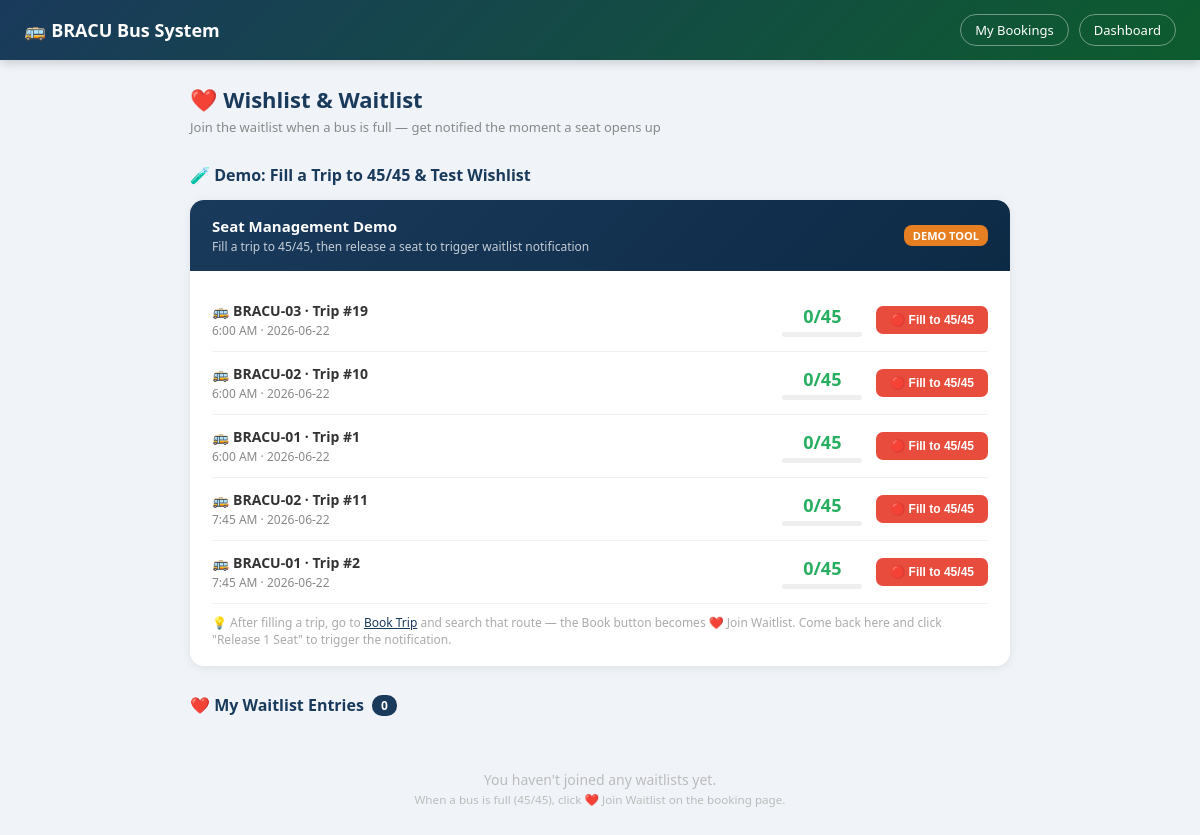
Page /bracu_bus/wishlist.php (signed in) on the committed database.
### tables this page shows
CREATE TABLE Trip (
    Trip_ID INT AUTO_INCREMENT PRIMARY KEY,
    Arrived_Time TIME,
    Departure_Time TIME NOT NULL,
    Status ENUM('Scheduled','Running','Completed','Cancelled') DEFAULT 'Scheduled',
    Bus_ID INT,
    Date DATE NOT NULL,
    FOREIGN KEY (Bus_ID) REFERENCES Bus(Bus_ID)
);

CREATE TABLE Bus (
    Bus_ID INT AUTO_INCREMENT PRIMARY KEY,
    Bus_Num VARCHAR(20) NOT NULL,
    Total_Seat INT NOT NULL,
    R_Flag TINYINT(1) DEFAULT 0,    
    E_Flag TINYINT(1) DEFAULT 0,    
    Route_ID INT,
    FOREIGN KEY (Route_ID) REFERENCES Route(Route_ID)
);

### bracu_bus/wishlist.php (the view, shortened to what this page needs)
<?php
$conn = getDB();
$pid  = $_SESSION['passenger_id'];
$conn->query(
    "CREATE TABLE IF NOT EXISTS seat_notification (
        P_ID INT, Trip_ID INT, notified_at DATETIME,
        PRIMARY KEY (P_ID, Trip_ID),
        FOREIGN KEY (P_ID) REFERENCES Passenger(id),
        FOREIGN KEY (Trip_ID) REFERENCES Trip(Trip_ID)
    )"
);
$wq = $conn->prepare(
    "SELECT hw.Trip_ID, hw.created_at, hw.Wishlist_ID,
            t.Departure_Time, t.Arrived_Time, t.Status as trip_status, t.Date,
            b.Bus_Num, r.Covered_Area, b.Total_Seat,
            COALESCE(SUM(bk.Booked_Seat),0) as booked_seats
     FROM has_wishlist hw
     JOIN Trip t ON hw.Trip_ID = t.Trip_ID
     JOIN Bus b ON t.Bus_ID = b.Bus_ID
     JOIN Route r ON b.Route_ID = r.Route_ID
     LEFT JOIN Booking bk ON bk.Trip_ID = t.Trip_ID
         AND bk.Booking_ID NOT IN (SELECT Booking_ID FROM Cancel)
     WHERE hw.P_ID = ?
     GROUP BY hw.Trip_ID, hw.Wishlist_ID, hw.created_at, t.Departure_Time, t.Arrived_Time,
              t.Status, t.Date, b.Bus_Num, r.Covered_Area, b.Total_Seat
     ORDER BY hw.created_at DESC"
);
$wq->bind_param("i", $pid);
$wq->execute();
$wishlist = $wq->get_result()->fetch_all(MYSQLI_ASSOC);
$tq = $conn->query(
    "SELECT t.Trip_ID, t.Departure_Time, t.Date, bus.Bus_Num, b.Total_Seat,
            COALESCE(SUM(bk.Booked_Seat),0) as booked_seats,
            (b.Total_Seat - COALESCE(SUM(bk.Booked_Seat),0)) as remaining
     FROM Trip t
     JOIN Bus b ON t.Bus_ID = b.Bus_ID
     JOIN Bus bus ON t.Bus_ID = bus.Bus_ID
     LEFT JOIN Booking bk ON bk.Trip_ID = t.Trip_ID
         AND bk.Booking_ID NOT IN (SELECT Booking_ID FROM Cancel)
     WHERE t.Date = CURDATE()
     GROUP BY t.Trip_ID, bus.Bus_Num, b.Total_Seat, t.Departure_Time, t.Date
     ORDER BY t.Departure_Time ASC
     LIMIT 5"
);
$demo_trips = $tq->fetch_all(MYSQLI_ASSOC);
?>
<!DOCTYPE html>
<html lang="en">
<head>
</head>
<body>
<nav>
    <div class="brand">🚌 BRACU Bus System</div>
    <div style="display:flex;gap:10px;">
        <a href="my_bookings.php">My Bookings</a>
        <a href="dashboard.php">Dashboard</a>
    </div>
</nav>
<div class="page">
    <div class="page-title">❤️ Wishlist & Waitlist</div>
    <div class="page-sub">Join the waitlist when a bus is full — get notified the moment a seat opens up</div>
    <?php if ($_SESSION['type'] === 'Faculty'): ?>
    <div class="section-title">🧪 Demo: Fill a Trip to 45/45 &amp; Test Wishlist</div>
    <div class="demo-panel">
        <div class="demo-header">
            <div>
                <h3>Seat Management Demo</h3>
                <p>Fill a trip to 45/45, then release a seat to trigger waitlist notification</p>
            </div>
            <span class="demo-tag">DEMO TOOL</span>
        </div>
        <div class="demo-body">
            <?php foreach ($demo_trips as $dt):
                $rem = (int)$dt['remaining'];
                $tot = (int)$dt['Total_Seat'];
                $bkd = (int)$dt['booked_seats'];
                $pct = $tot > 0 ? round(($bkd/$tot)*100) : 0;
                $is_full = $rem <= 0;
                $bar_color = $is_full ? '#e74c3c' : ($rem <= 5 ? '#e67e22' : '#27ae60');
            ?>
            <div class="trip-demo-row">
                <div class="trip-demo-info">
                    <div class="name">🚌 <?= htmlspecialchars($dt['Bus_Num']) ?> · Trip #<?= $dt['Trip_ID'] ?></div>
                    <div class="time"><?= date('g:i A', strtotime($dt['Departure_Time'])) ?> · <?= $dt['Date'] ?></div>
                </div>
                <div class="seat-indicator">
                    <div class="num <?= $is_full?'seat-full':($rem<=5?'seat-low':'seat-ok') ?>"><?= $bkd ?>/<?= $tot ?></div>
                    <div class="mini-bar"><div class="mini-fill" style="width:<?= $pct ?>%;background:<?= $bar_color ?>"></div></div>
                </div>
                <div class="demo-btns">
                    <form method="POST" style="display:inline">
                        <button type="submit" name="fill_seats" class="btn-fill" <?= $is_full?'disabled':'' ?>>
                            🔴 Fill to <?= $tot ?>/<?= $tot ?>
                        </button>
                    </form>
                </div>
            </div>
            <?php endforeach; ?>
            <p style="font-size:12px;color:#aaa;margin-top:10px;">
                💡 After filling a trip, go to <a href="book_trip.php?direction=home_to_bracu" style="color:#1a3a5c;">Book Trip</a>
                and search that route — the Book button becomes ❤️ Join Waitlist.
                Come back here and click "Release 1 Seat" to trigger the notification.
            </p>
        </div>
    </div>
    <?php endif;  ?>
    <div class="section-title">❤️ My Waitlist Entries <span class="badge"><?= count($wishlist) ?></span></div>
    <?php if (empty($wishlist)): ?>
        <div class="empty">
            You haven't joined any waitlists yet.<br>
            <small>When a bus is full (45/45), click ❤️ Join Waitlist on the booking page.</small>
        </div>
    <?php endif; ?>
</div>
</body>
</html>

### bracu_bus/wishlist.php (style rules this page uses)
* { box-sizing: border-box; margin: 0; padding: 0; }
body { font-family: 'Segoe UI', Arial, sans-serif; background: #f0f4f8; color: #333; }
nav { background: linear-gradient(135deg, #1a3a5c, #0d5c2e); color: white; padding: 0 24px; display: flex; align-items: center; justify-content: space-between; height: 60px; box-shadow: 0 2px 10px rgba(0,0,0,0.2); position: sticky; top: 0; z-index: 100; }
nav .brand { font-size: 18px; font-weight: 700; }
nav a { color: white; text-decoration: none; font-size: 13px; padding: 6px 14px; border: 1px solid rgba(255,255,255,0.4); border-radius: 20px; }
.page { max-width: 860px; margin: 0 auto; padding: 24px 20px; }
.page-title { font-size: 22px; font-weight: 800; color: #1a3a5c; margin-bottom: 4px; }
.page-sub { font-size: 13px; color: #888; margin-bottom: 22px; }
.section-title { font-size: 16px; font-weight: 700; color: #1a3a5c; margin: 28px 0 14px; display: flex; align-items: center; gap: 8px; }
.section-title .badge { background: #1a3a5c; color: white; font-size: 12px; padding: 2px 9px; border-radius: 10px; }
.demo-panel { background: white; border-radius: 14px; box-shadow: 0 2px 10px rgba(0,0,0,0.08); overflow: hidden; margin-bottom: 10px; }
.demo-panel .demo-header { background: linear-gradient(135deg, #1a3a5c, #0d2a45); color: white; padding: 16px 22px; display: flex; align-items: center; justify-content: space-between; }
.demo-panel .demo-header h3 { font-size: 15px; font-weight: 700; }
.demo-panel .demo-header p { font-size: 12px; opacity: 0.75; margin-top: 2px; }
.demo-tag { background: #e67e22; color: white; font-size: 11px; font-weight: 700; padding: 3px 9px; border-radius: 8px; }
.demo-body { padding: 18px 22px; }
.trip-demo-row { display: flex; align-items: center; gap: 14px; padding: 12px 0; border-bottom: 1px solid #f0f0f0; flex-wrap: wrap; }
.trip-demo-info { flex: 1; }
.trip-demo-info .name { font-size: 14px; font-weight: 700; color: #333; }
.trip-demo-info .time { font-size: 12px; color: #888; margin-top: 2px; }
.seat-indicator { text-align: center; min-width: 80px; }
.seat-indicator .num { font-size: 18px; font-weight: 800; }
.seat-ok { color: #27ae60; }
.mini-bar { height: 5px; background: #eee; border-radius: 3px; margin-top: 4px; }
.demo-btns { display: flex; gap: 8px; flex-wrap: wrap; }
.btn-fill { padding: 7px 14px; background: #e74c3c; color: white; border: none; border-radius: 7px; font-size: 12px; font-weight: 700; cursor: pointer; transition: opacity 0.2s; }
.empty { text-align: center; padding: 40px; color: #bbb; font-size: 14px; }

### rows in the picture
trip: Bus_ID.Bus_Num "BRACU-03", Trip_ID "19", Departure_Time "6:00 AM", Date "2026-06-22", bkd "0", Bus_ID.Total_Seat "45"
trip: Bus_ID.Bus_Num "BRACU-02", Trip_ID "10", Departure_Time "6:00 AM", Date "2026-06-22", bkd "0", Bus_ID.Total_Seat "45"
trip: Bus_ID.Bus_Num "BRACU-01", Trip_ID "1", Departure_Time "6:00 AM", Date "2026-06-22", bkd "0", Bus_ID.Total_Seat "45"
trip: Bus_ID.Bus_Num "BRACU-02", Trip_ID "11", Departure_Time "7:45 AM", Date "2026-06-22", bkd "0", Bus_ID.Total_Seat "45"
trip: Bus_ID.Bus_Num "BRACU-01", Trip_ID "2", Departure_Time "7:45 AM", Date "2026-06-22", bkd "0", Bus_ID.Total_Seat "45"

### other values in the picture
count($wishlist) "0"
